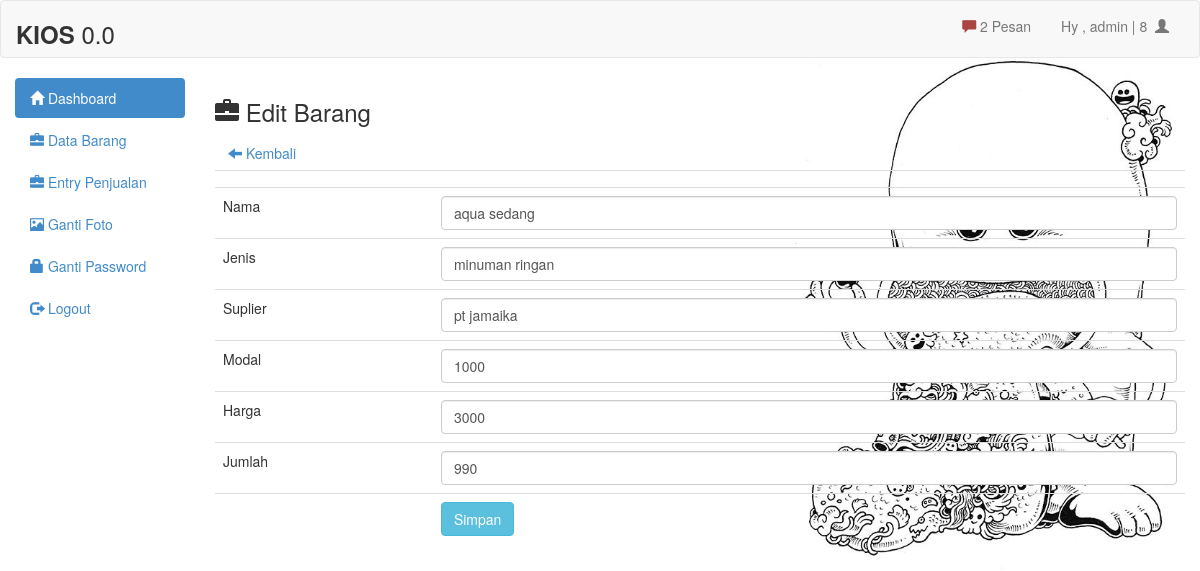
The app's page /admin/barang_edit.php?id=20 (signed in) with its own data.
### tables this page shows
CREATE TABLE `barang` (
  `id` int(11) NOT NULL,
  `nama` text NOT NULL,
  `jenis` text NOT NULL,
  `suplier` text NOT NULL,
  `modal` int(11) NOT NULL,
  `harga` int(11) NOT NULL,
  `jumlah` int(11) NOT NULL,
  `sisa` int(11) NOT NULL
);

### db/fungsiDB.php (called while the page is built, shortened)
<?php
 function xsql($query = null, $x= null){
    $sql = mysqli_query($x, $query) or die('TIDAK DAPAT TERHUBUNG DENGAN KONEKSI DATABASE');
    return $sql;
 }
 function xfetch_a($query = null){
    $sql = mysqli_fetch_array($query);
    return $sql;
 }
?>

### admin/barang_edit.php (the view)
<?php
include 'header.php';
?>
<h3><span class="glyphicon glyphicon-briefcase"></span>  Edit Barang</h3>
<a class="btn" href="barang.php"><span class="glyphicon glyphicon-arrow-left"></span>  Kembali</a>
<?php
$id_brg=mysqli_real_escape_string($x, $_GET['id']);
$det=xsql("SELECT * from barang where id='$id_brg'",$x)or die(mysqli_error());
while($d=xfetch_a($det)){
?>
	<form action="proses/p_update_barang.php" method="post">
		<table class="table">
			<tr>
				<td></td>
				<td><input type="hidden" name="id" value="<?= $d['id']; ?>"></td>
			</tr>
			<tr>
				<td>Nama</td>
				<td><input type="text" class="form-control" name="nama" value="<?= $d['nama']; ?>"></td>
			</tr>
			<tr>
				<td>Jenis</td>
				<td><input type="text" class="form-control" name="jenis" value="<?= $d['jenis']; ?>"></td>
			</tr>
			<tr>
				<td>Suplier</td>
				<td><input type="text" class="form-control" name="suplier" value="<?= $d['suplier']; ?>"></td>
			</tr>
			<tr>
				<td>Modal</td>
				<td><input type="text" class="form-control" name="modal" value="<?= $d['modal']; ?>"></td>
			</tr>
			<tr>
				<td>Harga</td>
				<td><input type="text" class="form-control" name="harga" value="<?= $d['harga']; ?>"></td>
			</tr>
			<tr>
				<td>Jumlah</td>
				<td><input type="text" class="form-control" name="jumlah" value="<?= $d['jumlah']; ?>"></td>
			</tr>
			<tr>
				<td></td>
				<td><input type="submit" class="btn btn-info" value="Simpan"></td>
			</tr>
		</table>
	</form>
	<?php
}
?>
<?php include 'footer.php'; ?>

### admin/header.php (style rules this page uses)
body { background-image: url('../assets/gambar/4.jpg'); background-position: right top; background-repeat: no-repeat; background-size : 36%,20%; }

### records on screen
barang: nama "aqua sedang", jenis "minuman ringan", suplier "pt jamaika", modal "1000", harga "3000", jumlah "990"

### other values on screen
$q "2"
$_SESSION['uname'] "admin"
$_SESSION['id'] "8"
